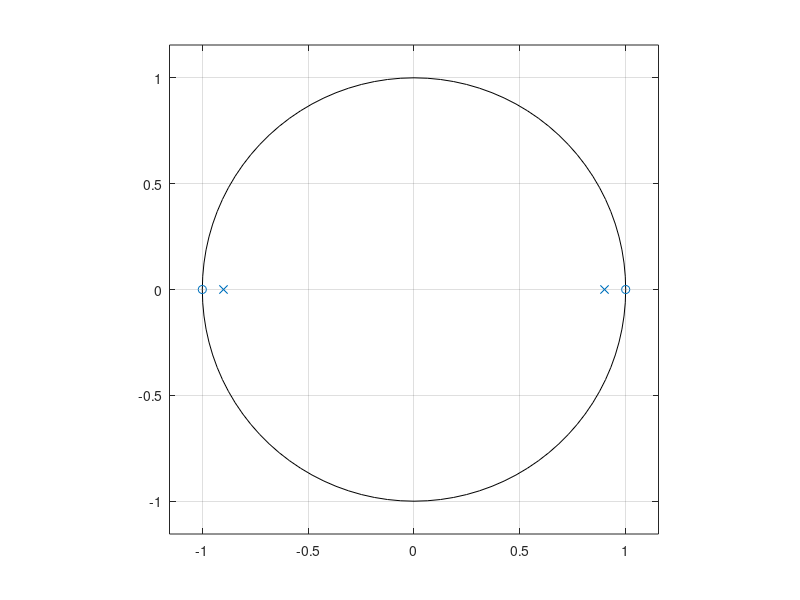
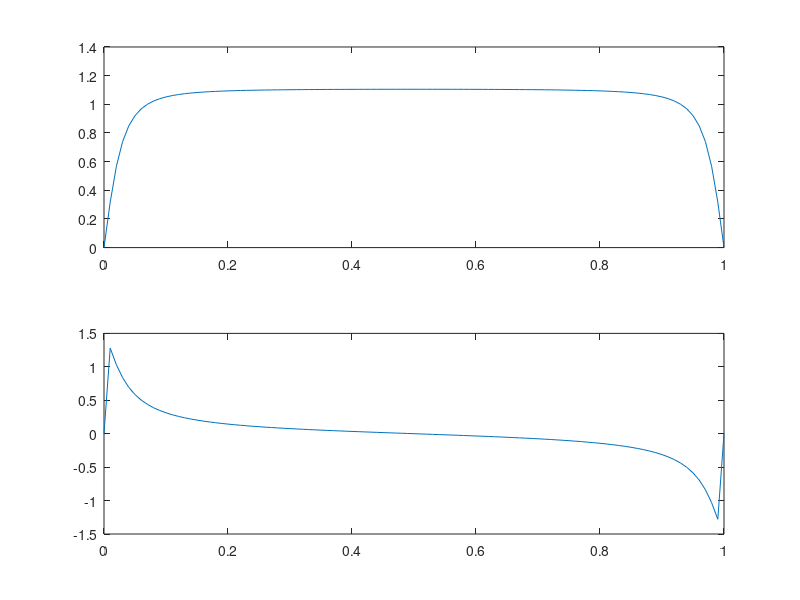

Recreate these plots in MATLAB, in order.
b = [1 0 -1];
a = [1 0 -0.81];

[R, p, C] = residuez(b, a)

zplane(b, a);

[H, w] = freqz(b, a, 200, 'whole');
magH = abs(H(1:101));
phaH = angle(H(1:101));

figure;
subplot(2, 1, 1);
plot(w(1:101)/pi, magH);

subplot(2, 1, 2);
plot(w(1:101)/pi, phaH);



% a = [1 0 -1];
% b = [1 0 -0.81];
% 
% %Cau b
% % Tinh cac vi tri cac diem cuc va he so khai trien H(z) thanh tong cac phan
% % thuc don gian
% [R, p, C] = residuez(a, b)
% 
% %Cau c
% %Phan bo diem cuc va khong diem tren mat phang Z
% figure;
% zplane(a, b);
% title('Phan bo diem cuc va khong diem tren mat phang Z');
% 
% %Cau d
% %Tim dap ung tan so bang cach danh gia 200 diem roi rac cua H(z) tren duong
% %tron don vi
% [H,w] = freqz(a, b, 200, 'whole');
% magH = abs(H(1:101));
% phaH = angle(H(1:101));
% 
% figure;
% subplot(2, 1, 1);
% plot(w(1:101)/pi, magH);
% grid on;
% title('Magnitude Part');
% xlabel('Frequency in pi unit');
% ylabel('Magnitude');
% 
% subplot(2, 1, 2);
% plot(w(1:101)/pi, phaH);
% grid on;
% title('Phase Part');
% xlabel('Frequency in pi unit');
% ylabel('Phase');
% 
% %Tim dap ung xung h(n) cua he thong
% syms n z;
% H = 1.2346 + (-0.1173*z)./(z+0.9) + (-0.1173*z)./(z-0.9);
% h = iztrans(H, z, n);
% disp(h);